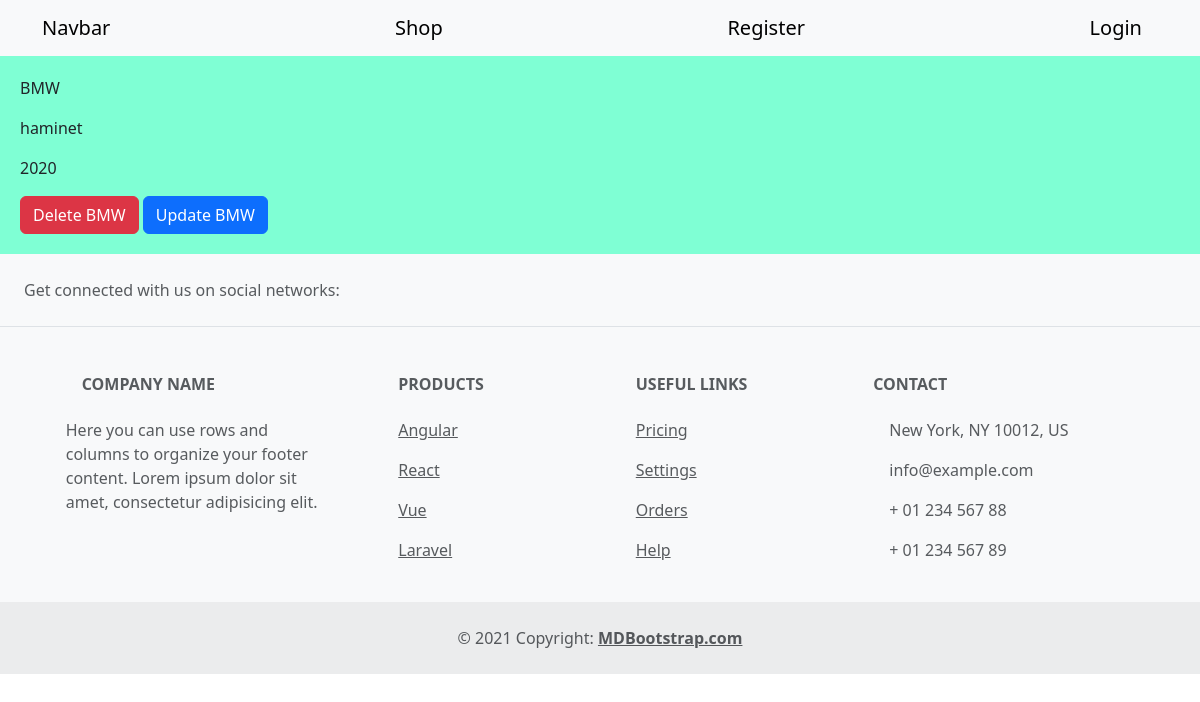
The app's page /1/, older data.
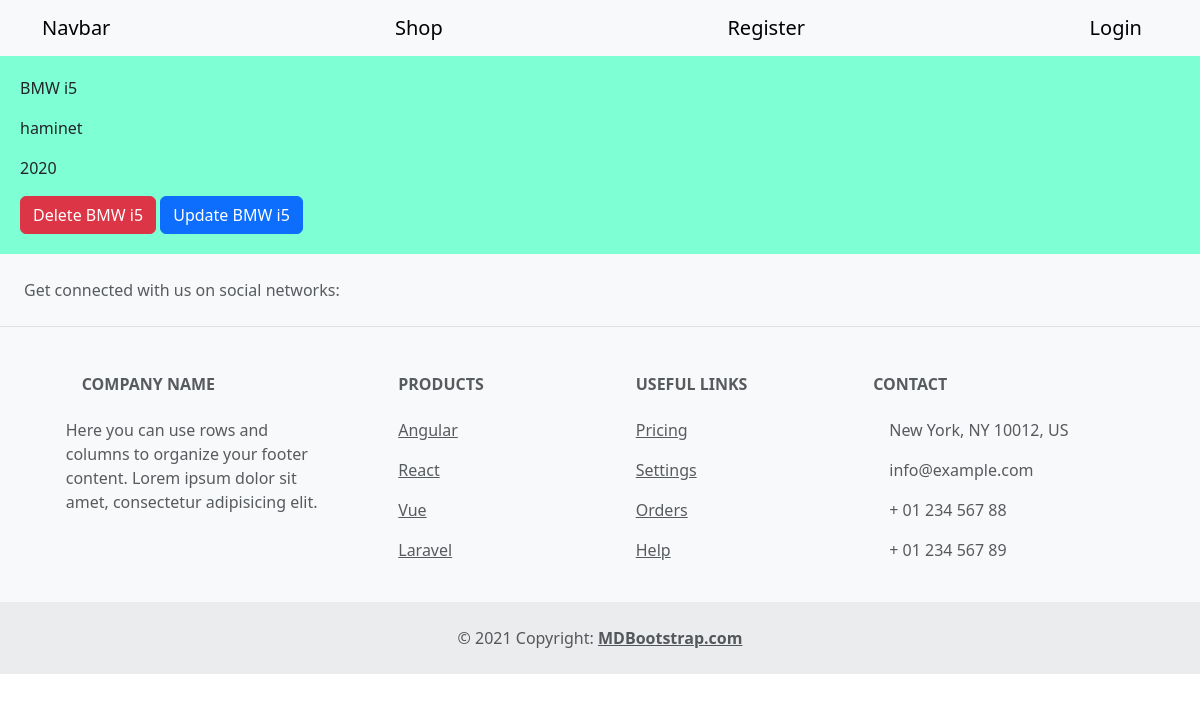
The same page, newer data.
### home/models.py (models this page shows, shortened)
class Car(models.Model):
    name = models.CharField(max_length=100)
    owner = models.CharField(max_length=100)
    year = models.PositiveSmallIntegerField()

### home/views.py (the view)
# urls.py: path('<int:pk>/', views.CarDetail.as_view(), name='car_detail'),
class CarDetail(DetailView):
    template_name = 'home/detail_car.html'
    model = Car
    context_object_name = 'car'

### home/templates/home/detail_car.html
{% extends 'base.html' %}
{% block content %}
<div>
<p>{{ car.name }}</p>
<p>{{ car.owner }}</p>
<p>{{ car.year }}</p>
<a class="btn btn-danger" href="{% url 'home:delete_car' car.id %}">Delete {{ car.name }}</a>
<a class="btn btn-primary" href="{% url 'home:update_car' car.id %}">Update {{ car.name }}</a>
</div>
{% endblock %}

Row changes from the older to the newer data that the page shows:
changed Car "haminet": name "BMW" → "BMW i5"
